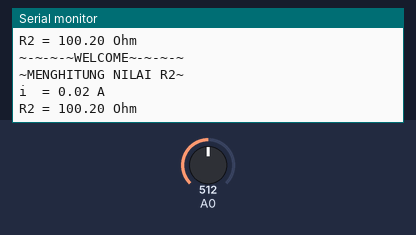
Simulated run of this sketch. Board: Arduino Uno, built with avr-gcc and run on an emulated ATmega328P. Shown: the last lines printed to the serial monitor. Inputs (shaded band) come from the test bench; at power-on: A0 = 512.

Above: at 3.8 s.
3.9 s: A0 set to 1007
At 7.2 s:
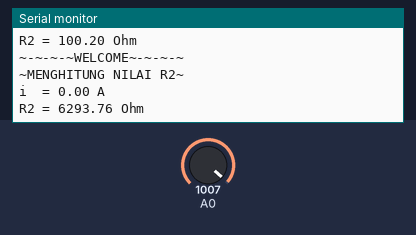
7.8 s: A0 set to 1023
At 10.0 s:
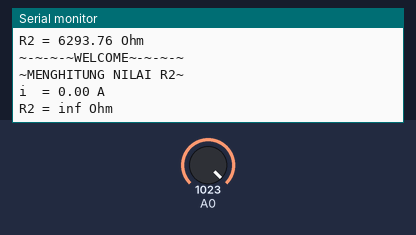

The sketch:

praktikum_ohm_meter.ino
```cpp
float V2,V1;
float R1= 100;
float R2;
float Rtot;
float adc;
float i;

void setup()
{
Serial.begin(9600);
}

void loop()
{
  adc= analogRead(A0);

  if (adc)
  {
    Serial.println("~-~-~-~WELCOME~-~-~-~");
    Serial.println("~MENGHITUNG NILAI R2~");


    V2=(adc*5)/1023;
   /* Serial.print("V2 = ");
    Serial.print(V2);
    Serial.print(" Volt\n");*/

    V1= 5-V2;
    /*Serial.print("V1 = ");
    Serial.print(V1);
    Serial.print(" Volt\n");*/

    i=(5-V2)/R1;
    Serial.print("i  = ");
    Serial.print(i);
    Serial.print(" A\n");

    R2= V2/i;
    Serial.print("R2 = ");
    Serial.print(R2);
    Serial.print(" Ohm\n\n\n");


   /* R2= (V2*R1)/(5-V2);
   Serial.print("          R2 = ");
    Serial.println(R2);*/

    Rtot= R1+R2;
   /* Serial.print("Rtot = ");
    Serial.print(Rtot);
    Serial.print(" Ohm\n\n");*/

    delay(3000);
  }


}
```

Measured:
- the behaviour switches between 1022 and 1023 on A0 (found by bisection; images 1 and 2)
- after the input at 3.9 s, the serial monitor: prints a new line after 2.2 s (image 1)
- after the input at 7.8 s, the serial monitor: prints a new line after 1.3 s (image 2)
